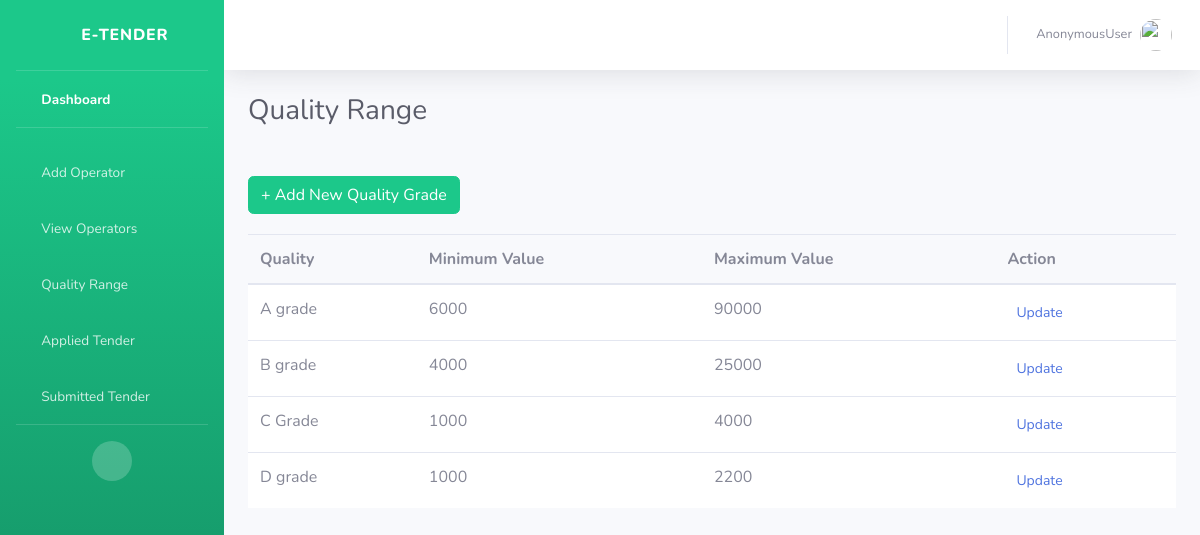
/quality_range, run on an earlier commit of the app's database.
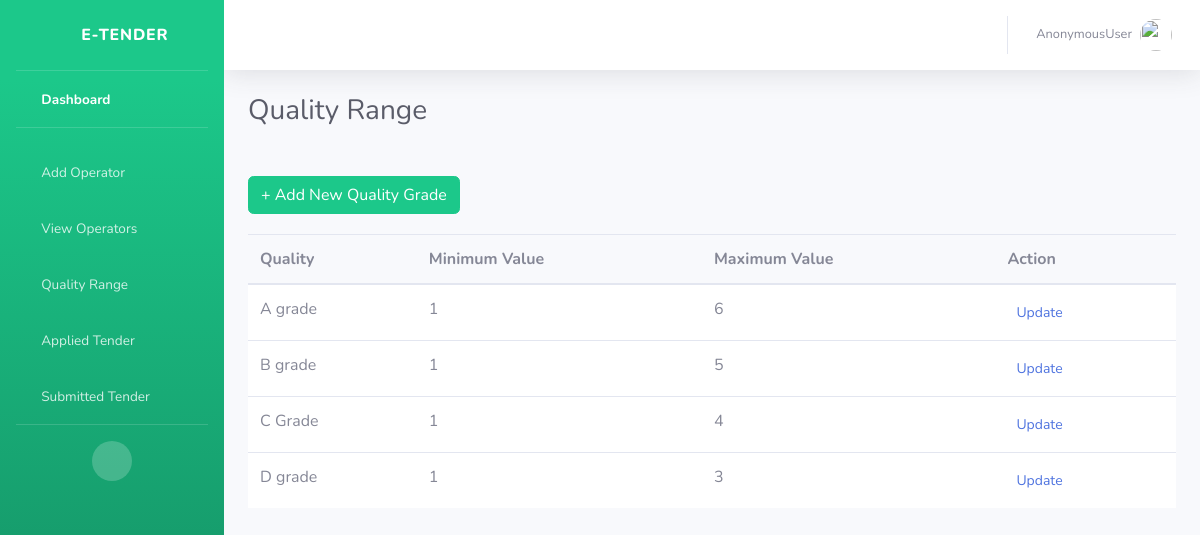
And on a later commit of the database.
### users/models.py (models this page shows)
class Grades(models.Model):
    quality = models.CharField(max_length=300)
    minimum = models.IntegerField()
    maximum = models.IntegerField()

### users/views.py (the view)
# urls.py: path('quality_range',views.quality_range,name='quality_range'),
def quality_range(request):
    obj = Grades.objects.all()
    context = {'obj':obj}
    return render(request,'quality_range.html',context)

### users/templates/quality_range.html (shortened to what this page needs)
{% extends 'base.html' %}
{% block content %}
<div class="container-fluid">
                    <div class="d-sm-flex align-items-center justify-content-between mb-4">
                        <h1 class="h3 mb-0 text-gray-800">Quality Range</h1>
                    </div><br>
                    <div style="margin-bottom:20px;">
                      <a href="/add_quality">  <button type="submit" class="btn btn-success ">+ Add New Quality Grade</button> </a><br>
                    </div>
<div class="table-responsive">
<table class="table align-middle mb-0 bg-white" id="myTable">
  <thead class="bg-light">
    <tr>
      <th>Quality</th>
      <th>Minimum Value</th>
      <th>Maximum Value</th>
      <th>Action</th>
    </tr>
  </thead>
  <tbody>
{% for x in obj %}
    <tr>
      <td>{{x.quality}}</td>
      <td>{{x.minimum}}</td>
      <td>{{x.maximum}}</td>
      <td>  <a href="/update_quality/{{x.id}}">
      <button type="button" class="btn btn-link btn-sm btn-rounded">
          Update
      </button>
  </a></td>
    </tr>
    {% endfor %}
  </tbody>
</table>
</div>
</div>
{% endblock %}

What changed in the data, as far as the page shows it:
changed Grades "A grade": minimum "6000" → "1"; maximum "90000" → "6"
changed Grades "B grade": minimum "4000" → "1"; maximum "25000" → "5"
changed Grades "C Grade": minimum "1000" → "1"; maximum "4000" → "4"
changed Grades "D grade": minimum "1000" → "1"; maximum "2200" → "3"
